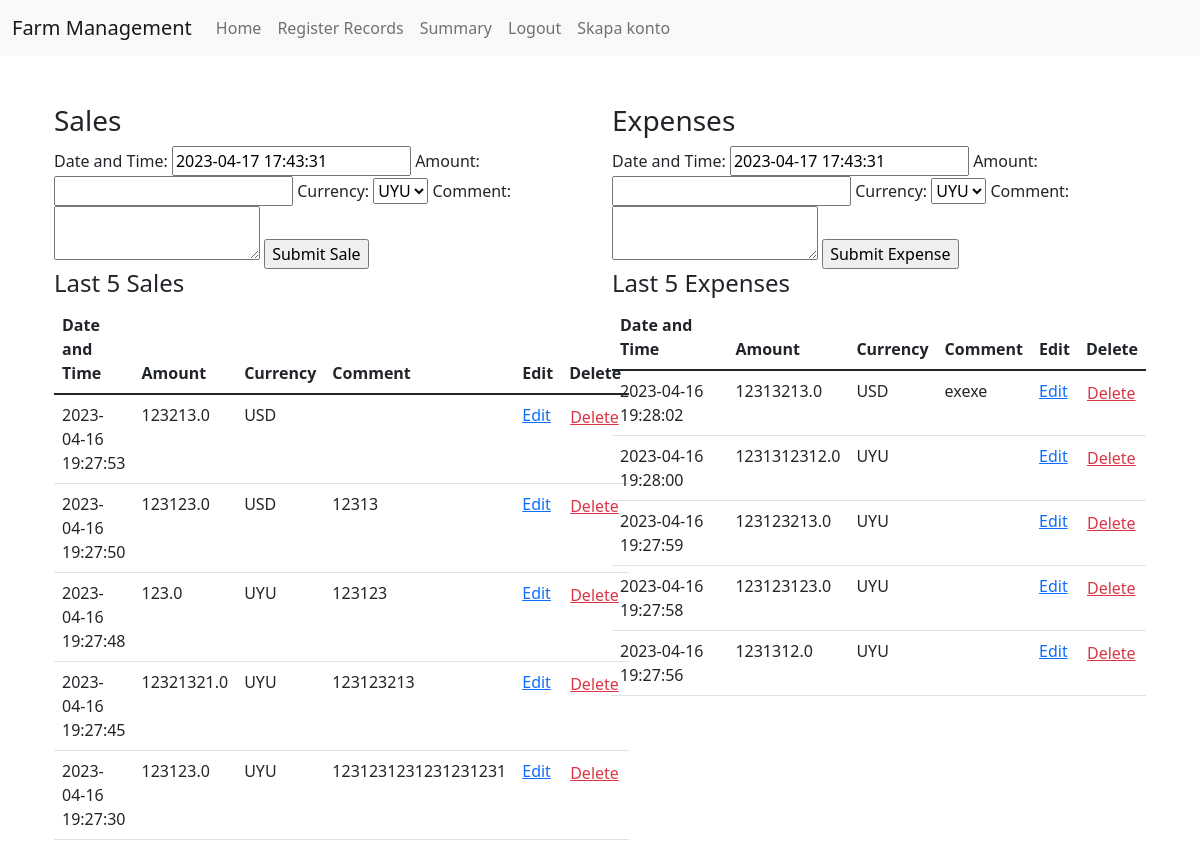
/register_section (signed in), run on the app's committed database.
### app.py (models this page shows)
class Transaction(db.Model):
    id = db.Column(db.Integer, primary_key=True)
    user_id = db.Column(db.Integer, db.ForeignKey('user.id'), nullable=False)
    date_time = db.Column(db.DateTime, nullable=False, default=datetime.utcnow)
    amount = db.Column(db.Float, nullable=False)
    currency = db.Column(db.String(3), nullable=False)
    comment = db.Column(db.String(200))
    transaction_type = db.Column(db.String(10), nullable=False)
    user = db.relationship("User", back_populates="transactions")

### app.py (the view)
@app.route('/register_section', methods=['GET'])
@login_required
def register_section():
    sales_form = SalesForm()
    expenses_form = ExpensesForm()
    sales = Transaction.query.filter_by(user_id=current_user.id, transaction_type='sale').order_by(Transaction.date_time.desc()).limit(5).all()
    expenses = Transaction.query.filter_by(user_id=current_user.id, transaction_type='expense').order_by(Transaction.date_time.desc()).limit(5).all()
    return render_template('register_section.html', sales_form=sales_form, expenses_form=expenses_form, sales=sales, expenses=expenses)

### app.py
class SalesForm(FlaskForm):
    date_time = DateTimeField('Date and Time', format='%Y-%m-%d %H:%M:%S', default=datetime.utcnow, validators=[DataRequired()])
    amount = IntegerField('Amount', validators=[DataRequired()])
    currency = SelectField('Currency', choices=[('UYU', 'UYU'), ('USD', 'USD')], default='UYU')
    comment = TextAreaField('Comment')
    submit = SubmitField('Submit Sale', name='submit_sale')

class ExpensesForm(FlaskForm):
    date_time = DateTimeField('Date and Time', format='%Y-%m-%d %H:%M:%S', default=datetime.utcnow, validators=[DataRequired()])
    amount = IntegerField('Amount', validators=[DataRequired()])
    currency = SelectField('Currency', choices=[('UYU', 'UYU'), ('USD', 'USD')], default='UYU')
    comment = TextAreaField('Comment')
    submit = SubmitField('Submit Expense', name='submit_expense')

### app.py (called while the page is built)
@login_manager.user_loader
def load_user(user_id):
    return User.query.get(int(user_id))

### templates/register_section.html (shortened to what this page needs)
{% extends 'base.html' %}
{% block content %}
<div class="container">
    <div class="row">
        <div class="col-md-6">
            <h3>Sales</h3>
            <form action="{{ url_for('register_sale') }}" method="POST">
                {{ sales_form.date_time.label }}: {{ sales_form.date_time }}
                {{ sales_form.amount.label }}: {{ sales_form.amount }}
                {{ sales_form.currency.label }}: {{ sales_form.currency }}
                {{ sales_form.comment.label }}: {{ sales_form.comment }}
                {{ sales_form.submit }}
            </form>
            <h4>Last 5 Sales</h4>
            <table class="table">
                <thead>
                    <tr>
                        <th>Date and Time</th>
                        <th>Amount</th>
                        <th>Currency</th>
                        <th>Comment</th>
                        <th>Edit</th>
                        <th>Delete</th>
                    </tr>
                </thead>
                <tbody>
                    {% for sale in sales %}
                    <tr>
                        <td>{{ sale.date_time }}</td>
                        <td>{{ sale.amount }}</td>
                        <td>{{ sale.currency }}</td>
                        <td>{{ sale.comment }}</td>
                        <td><a href="{{ url_for('edit_sale', transaction_id=sale.id, next='register_section') }}">Edit</a></td>
                        <td>
                            <form action="{{ url_for('delete_sale', transaction_id=sale.id) }}" method="post" class="d-inline">
                                <button type="submit" class="btn btn-link p-0 m-0 text-danger">Delete</button>
                            </form>
                        </td>
                    </tr>
                    {% endfor %}
                </tbody>
            </table>
        </div>
        <div class="col-md-6">
            <h3>Expenses</h3>
            <form action="{{ url_for('register_expense') }}" method="POST">
                {{ expenses_form.date_time.label }}: {{ expenses_form.date_time }}
                {{ expenses_form.amount.label }}: {{ expenses_form.amount }}
                {{ expenses_form.currency.label }}: {{ expenses_form.currency }}
                {{ expenses_form.comment.label }}: {{ expenses_form.comment }}
                {{ expenses_form.submit }}
            </form>
            <h4>Last 5 Expenses</h4>
            <table class="table">
                <thead>
                    <tr>
                        <th>Date and Time</th>
                        <th>Amount</th>
                        <th>Currency</th>
                        <th>Comment</th>
                        <th>Edit</th>
                        <th>Delete</th>
                    </tr>
                </thead>
                <tbody>
                    {% for expense in expenses %}
                    <tr>
                        <td>{{ expense.date_time }}</td>
                        <td>{{ expense.amount }}</td>
                        <td>{{ expense.currency }}</td>
                        <td>{{ expense.comment }}</td>
                        <td><a href="{{ url_for('edit_expense', transaction_id=expense.id, next='register_section') }}">Edit</a></td>
                        <td>
                            <form action="{{ url_for('delete_expense', transaction_id=expense.id) }}" method="post" class="d-inline">
                                <button type="submit" class="btn btn-link p-0 m-0 text-danger">Delete</button>
                            </form>
                        </td>
                    </tr>
                    {% endfor %}
                </tbody>
            </table>
        </div>
    </div>
</div>
{% endblock %}

### data on the page
Transaction: date_time "2023-04-16 19:27:53", amount "123213.0", currency "USD"
Transaction: date_time "2023-04-16 19:27:50", amount "123123.0", currency "USD", comment "12313"
Transaction: date_time "2023-04-16 19:27:48", amount "123.0", currency "UYU", comment "123123"
Transaction: date_time "2023-04-16 19:27:45", amount "12321321.0", currency "UYU", comment "123123213"
Transaction: date_time "2023-04-16 19:27:30", amount "123123.0", currency "UYU", comment "1231231231231231231"
Transaction: date_time "2023-04-16 19:28:02", amount "12313213.0", currency "USD", comment "exexe"
Transaction: date_time "2023-04-16 19:28:00", amount "1231312312.0", currency "UYU"
Transaction: date_time "2023-04-16 19:27:59", amount "123123213.0", currency "UYU"
Transaction: date_time "2023-04-16 19:27:58", amount "123123123.0", currency "UYU"
Transaction: date_time "2023-04-16 19:27:56", amount "1231312.0", currency "UYU"

### other printed values
{{ sales_form.date_time.label }} "Date and Time"
{{ sales_form.amount.label }} "Amount"
{{ sales_form.currency.label }} "Currency"
{{ sales_form.comment.label }} "Comment"
{{ expenses_form.date_time.label }} "Date and Time"
{{ expenses_form.amount.label }} "Amount"
{{ expenses_form.currency.label }} "Currency"
{{ expenses_form.comment.label }} "Comment"
